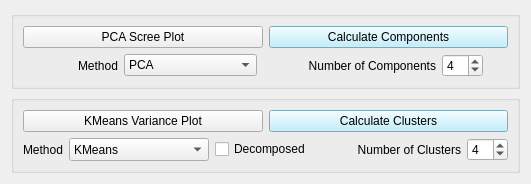
         <widget class="QWidget" name="tab">
          <attribute name="title">
           <string>Components</string>
          </attribute>
          <layout class="QGridLayout" name="gridLayout_22">
           <item row="0" column="0">
            <widget class="QGroupBox" name="groupBox_2">
             <property name="title">
              <string/>
             </property>
             <layout class="QGridLayout" name="gridLayout_23">
              <item row="0" column="0">
               <layout class="QGridLayout" name="gridLayout_19">
                <item row="0" column="0">
                 <layout class="QHBoxLayout" name="horizontalLayout_11">
                  <item>
                   <widget class="QPushButton" name="pb_pca_scree">
                    <property name="sizePolicy">
                     <sizepolicy hsizetype="Minimum" vsizetype="Fixed">
                      <horstretch>0</horstretch>
                      <verstretch>0</verstretch>
                     </sizepolicy>
                    </property>
                    <property name="text">
                     <string>PCA Scree Plot</string>
                    </property>
                   </widget>
                  </item>
                  <item>
                   <widget class="QPushButton" name="pb_calc_components">
                    <property name="sizePolicy">
                     <sizepolicy hsizetype="Minimum" vsizetype="Fixed">
                      <horstretch>0</horstretch>
                      <verstretch>0</verstretch>
                     </sizepolicy>
                    </property>
                    <property name="styleSheet">
                     <string notr="true">background-color: rgb(175, 236, 255);</string>
                    </property>
                    <property name="text">
                     <string>Calculate Components</string>
                    </property>
                   </widget>
                  </item>
                 </layout>
                </item>
                <item row="1" column="0">
                 <layout class="QHBoxLayout" name="horizontalLayout_10">
                  <item>
                   <widget class="QLabel" name="label_11">
                    <property name="text">
                     <string>Method</string>
                    </property>
                    <property name="alignment">
                     <set>Qt::AlignRight|Qt::AlignTrailing|Qt::AlignVCenter</set>
                    </property>
                   </widget>
                  </item>
                  <item>
                   <widget class="QComboBox" name="cb_comp_method">
                    <property name="sizePolicy">
                     <sizepolicy hsizetype="Preferred" vsizetype="Fixed">
                      <horstretch>0</horstretch>
                      <verstretch>0</verstretch>
                     </sizepolicy>
                    </property>
                    <item>
                     <property name="text">
                      <string>PCA</string>
                     </property>
                    </item>
                    <item>
                     <property name="text">
                      <string>NMF</string>
                     </property>
                    </item>
                    <item>
                     <property name="text">
                      <string>FastICA</string>
                     </property>
                    </item>
                    <item>
                     <property name="text">
                      <string>IncrementalPCA</string>
                     </property>
                    </item>
                    <item>
                     <property name="text">
                      <string>TruncatedSVD</string>
                     </property>
                    </item>
                    <item>
                     <property name="text">
                      <string>FactorAnalysis</string>
                     </property>
                    </item>
                    <item>
                     <property name="text">
                      <string>DictionaryLearning</string>
                     </property>
                    </item>
                   </widget>
                  </item>
                  <item>
                   <layout class="QHBoxLayout" name="horizontalLayout_2">
                    <property name="leftMargin">
                     <number>45</number>
                    </property>
                    <property name="rightMargin">
                     <number>25</number>
                    </property>
                    <item>
                     <widget class="QLabel" name="label">
                      <property name="text">
                       <string>Number of Components</string>
                      </property>
                      <property name="alignment">
                       <set>Qt::AlignRight|Qt::AlignTrailing|Qt::AlignVCenter</set>
                      </property>
                     </widget>
                    </item>
                    <item>
                     <widget class="QSpinBox" name="sb_ncomp">
                      <property name="minimum">
                       <number>1</number>
                      </property>
                      <property name="value">
                       <number>4</number>
                      </property>
                     </widget>
                    </item>
                   </layout>
                  </item>
                 </layout>
                </item>
               </layout>
              </item>
             </layout>
            </widget>
           </item>
           <item row="1" column="0">
            <widget class="QGroupBox" name="groupBox_3">
             <property name="title">
              <string/>
             </property>
             <layout class="QGridLayout" name="gridLayout_2">
              <item row="0" column="0">
               <layout class="QGridLayout" name="gridLayout">
                <item row="0" column="0">
                 <layout class="QHBoxLayout" name="horizontalLayout_9">
                  <item>
                   <widget class="QPushButton" name="pb_kmeans_elbow">
                    <property name="sizePolicy">
                     <sizepolicy hsizetype="Minimum" vsizetype="Fixed">
                      <horstretch>0</horstretch>
                      <verstretch>0</verstretch>
                     </sizepolicy>
                    </property>
                    <property name="text">
                     <string>KMeans Variance Plot</string>
                    </property>
                   </widget>
                  </item>
                  <item>
                   <widget class="QPushButton" name="pb_calc_cluster">
                    <property name="sizePolicy">
                     <sizepolicy hsizetype="Minimum" vsizetype="Fixed">
                      <horstretch>0</horstretch>
                      <verstretch>0</verstretch>
                     </sizepolicy>
                    </property>
                    <property name="styleSheet">
                     <string notr="true">background-color: rgb(175, 236, 255);</string>
                    </property>
                    <property name="text">
                     <string>Calculate Clusters</string>
                    </property>
                   </widget>
                  </item>
                 </layout>
                </item>
                <item row="1" column="0">
                 <layout class="QHBoxLayout" name="horizontalLayout_5">
                  <item>
                   <widget class="QLabel" name="label_10">
                    <property name="text">
                     <string>Method</string>
                    </property>
                    <property name="alignment">
                     <set>Qt::AlignRight|Qt::AlignTrailing|Qt::AlignVCenter</set>
                    </property>
                   </widget>
                  </item>
                  <item>
                   <widget class="QComboBox" name="cb_clust_method">
                    <property name="sizePolicy">
                     <sizepolicy hsizetype="Preferred" vsizetype="Minimum">
                      <horstretch>0</horstretch>
                      <verstretch>0</verstretch>
                     </sizepolicy>
                    </property>
                    <item>
                     <property name="text">
                      <string>KMeans</string>
                     </property>
                    </item>
                    <item>
                     <property name="text">
                      <string>MiniBatchKMeans</string>
                     </property>
                    </item>
                    <item>
                     <property name="text">
                      <string>MeanShift</string>
                     </property>
                    </item>
                    <item>
                     <property name="text">
                      <string>Spectral Clustering</string>
                     </property>
                    </item>
                    <item>
                     <property name="text">
                      <string>Correlation-Kmeans</string>
                     </property>
                    </item>
                    <item>
                     <property name="text">
                      <string>Affinity Propagation</string>
                     </property>
                    </item>
                   </widget>
                  </item>
                  <item>
                   <widget class="QCheckBox" name="cb_decomposed">
                    <property name="text">
                     <string>Decomposed</string>
                    </property>
                   </widget>
                  </item>
                  <item>
                   <spacer name="horizontalSpacer_7">
                    <property name="orientation">
                     <enum>Qt::Horizontal</enum>
                    </property>
                    <property name="sizeHint" stdset="0">
                     <size>
                      <width>40</width>
                      <height>20</height>
                     </size>
                    </property>
                   </spacer>
                  </item>
                  <item>
                   <layout class="QHBoxLayout" name="horizontalLayout_7">
                    <property name="leftMargin">
                     <number>0</number>
                    </property>
                    <property name="rightMargin">
                     <number>0</number>
                    </property>
                    <item>
                     <widget class="QLabel" name="label_2">
                      <property name="text">
                       <string>Number of Clusters</string>
                      </property>
                      <property name="alignment">
                       <set>Qt::AlignRight|Qt::AlignTrailing|Qt::AlignVCenter</set>
                      </property>
                     </widget>
                    </item>
                    <item>
                     <widget class="QSpinBox" name="sb_ncluster">
                      <property name="sizePolicy">
                       <sizepolicy hsizetype="Minimum" vsizetype="Fixed">
                        <horstretch>0</horstretch>
                        <verstretch>0</verstretch>
                       </sizepolicy>
                      </property>
                      <property name="minimum">
                       <number>1</number>
                      </property>
                      <property name="value">
                       <number>4</number>
                      </property>
                     </widget>
                    </item>
                   </layout>
                  </item>
                 </layout>
                </item>
               </layout>
              </item>
             </layout>
            </widget>
           </item>
          </layout>
         </widget>
